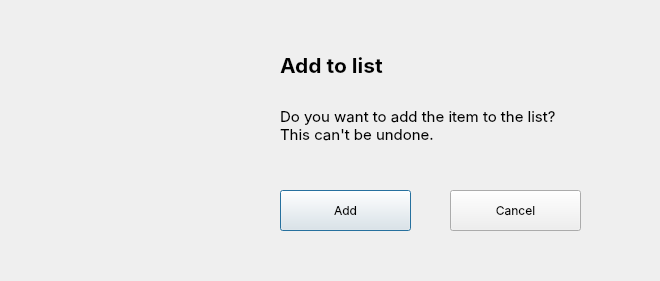
<?xml version="1.0" encoding="UTF-8"?>
<ui version="4.0">
 <class>Dialog</class>
 <widget class="QDialog" name="Dialog">
  <property name="geometry">
   <rect>
    <x>0</x>
    <y>0</y>
    <width>660</width>
    <height>281</height>
   </rect>
  </property>
  <property name="windowTitle">
   <string>Dialog</string>
  </property>
  <widget class="QPushButton" name="add_btn">
   <property name="geometry">
    <rect>
     <x>280</x>
     <y>190</y>
     <width>131</width>
     <height>41</height>
    </rect>
   </property>
   <property name="font">
    <font>
     <family>SF Pro Display</family>
     <pointsize>9</pointsize>
    </font>
   </property>
   <property name="text">
    <string>Add</string>
   </property>
   <property name="default">
    <bool>false</bool>
   </property>
   <property name="flat">
    <bool>false</bool>
   </property>
  </widget>
  <widget class="QPushButton" name="pushButton_2">
   <property name="geometry">
    <rect>
     <x>450</x>
     <y>190</y>
     <width>131</width>
     <height>41</height>
    </rect>
   </property>
   <property name="font">
    <font>
     <family>SF Pro Display</family>
     <pointsize>9</pointsize>
    </font>
   </property>
   <property name="text">
    <string>Cancel</string>
   </property>
  </widget>
  <widget class="QLabel" name="label_2">
   <property name="geometry">
    <rect>
     <x>280</x>
     <y>30</y>
     <width>391</width>
     <height>71</height>
    </rect>
   </property>
   <property name="font">
    <font>
     <family>SF Pro Display</family>
     <pointsize>16</pointsize>
     <weight>75</weight>
     <bold>true</bold>
    </font>
   </property>
   <property name="text">
    <string>Add to list</string>
   </property>
  </widget>
  <widget class="QLabel" name="label_3">
   <property name="geometry">
    <rect>
     <x>280</x>
     <y>90</y>
     <width>391</width>
     <height>71</height>
    </rect>
   </property>
   <property name="font">
    <font>
     <family>SF Pro Display</family>
     <pointsize>11</pointsize>
     <weight>50</weight>
     <bold>false</bold>
    </font>
   </property>
   <property name="text">
    <string>&lt;html&gt;&lt;head/&gt;&lt;body&gt;&lt;p&gt;Do you want to add the item to the list?&lt;br/&gt;This can't be undone.&lt;/p&gt;&lt;/body&gt;&lt;/html&gt;</string>
   </property>
  </widget>
  <widget class="QLabel" name="label">
   <property name="geometry">
    <rect>
     <x>40</x>
     <y>40</y>
     <width>200</width>
     <height>200</height>
    </rect>
   </property>
   <property name="text">
    <string/>
   </property>
   <property name="pixmap">
    <pixmap>add.png</pixmap>
   </property>
   <property name="scaledContents">
    <bool>true</bool>
   </property>
  </widget>
 </widget>
 <resources/>
 <connections/>
</ui>
